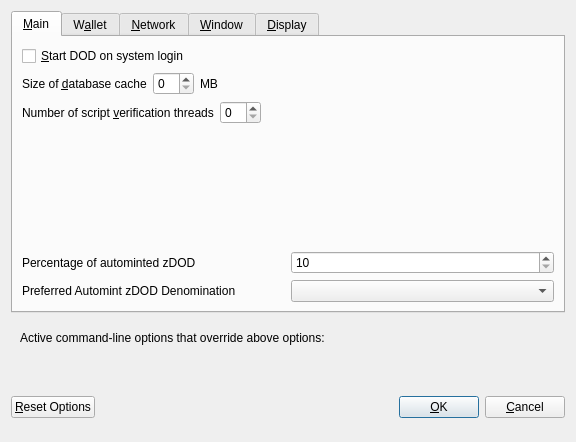
<?xml version="1.0" encoding="UTF-8"?>
<ui version="4.0">
 <class>OptionsDialog</class>
 <widget class="QDialog" name="OptionsDialog">
  <property name="geometry">
   <rect>
    <x>0</x>
    <y>0</y>
    <width>576</width>
    <height>442</height>
   </rect>
  </property>
  <property name="windowTitle">
   <string>Options</string>
  </property>
  <property name="modal">
   <bool>true</bool>
  </property>
  <layout class="QVBoxLayout" name="verticalLayout">
   <item>
    <widget class="QTabWidget" name="tabWidget">
     <property name="currentIndex">
      <number>0</number>
     </property>
     <widget class="QWidget" name="tabMain">
      <attribute name="title">
       <string>&amp;Main</string>
      </attribute>
      <layout class="QVBoxLayout" name="verticalLayout_Main">
       <item>
        <widget class="QCheckBox" name="bitcoinAtStartup">
         <property name="toolTip">
          <string>Automatically start DOD after logging in to the system.</string>
         </property>
         <property name="text">
          <string>&amp;Start DOD on system login</string>
         </property>
        </widget>
       </item>
       <item>
        <layout class="QHBoxLayout" name="horizontalLayout_2_Main">
         <item>
          <widget class="QLabel" name="databaseCacheLabel">
           <property name="text">
            <string>Size of &amp;database cache</string>
           </property>
           <property name="textFormat">
            <enum>Qt::PlainText</enum>
           </property>
           <property name="buddy">
            <cstring>databaseCache</cstring>
           </property>
          </widget>
         </item>
         <item>
          <widget class="QSpinBox" name="databaseCache"/>
         </item>
         <item>
          <widget class="QLabel" name="databaseCacheUnitLabel">
           <property name="text">
            <string>MB</string>
           </property>
           <property name="textFormat">
            <enum>Qt::PlainText</enum>
           </property>
          </widget>
         </item>
         <item>
          <spacer name="horizontalSpacer_2_Main">
           <property name="orientation">
            <enum>Qt::Horizontal</enum>
           </property>
           <property name="sizeHint" stdset="0">
            <size>
             <width>40</width>
             <height>20</height>
            </size>
           </property>
          </spacer>
         </item>
        </layout>
       </item>
       <item>
        <layout class="QHBoxLayout" name="horizontalLayout_3_Main">
         <item>
          <widget class="QLabel" name="threadsScriptVerifLabel">
           <property name="text">
            <string>Number of script &amp;verification threads</string>
           </property>
           <property name="textFormat">
            <enum>Qt::PlainText</enum>
           </property>
           <property name="buddy">
            <cstring>threadsScriptVerif</cstring>
           </property>
          </widget>
         </item>
         <item>
          <widget class="QSpinBox" name="threadsScriptVerif">
           <property name="toolTip">
            <string>(0 = auto, &lt;0 = leave that many cores free)</string>
           </property>
          </widget>
         </item>
         <item>
          <spacer name="horizontalSpacer_3_Main">
           <property name="orientation">
            <enum>Qt::Horizontal</enum>
           </property>
           <property name="sizeHint" stdset="0">
            <size>
             <width>40</width>
             <height>20</height>
            </size>
           </property>
          </spacer>
         </item>
        </layout>
       </item>
       <item>
        <spacer name="verticalSpacer_2">
         <property name="orientation">
          <enum>Qt::Vertical</enum>
         </property>
         <property name="sizeHint" stdset="0">
          <size>
           <width>20</width>
           <height>40</height>
          </size>
         </property>
        </spacer>
       </item>
       <item>
        <layout class="QHBoxLayout" name="horizontalLayout_3">
         <item>
          <widget class="QLabel" name="percentage_label">
           <property name="toolTip">
            <string>Percentage of incoming DOD which get automatically converted to zDOD via Zerocoin Protocol (min: 10%)</string>
           </property>
           <property name="text">
            <string>Percentage of autominted zDOD</string>
           </property>
          </widget>
         </item>
         <item>
          <widget class="QSpinBox" name="zeromintPercentage">
           <property name="minimum">
            <number>10</number>
           </property>
           <property name="maximum">
            <number>100</number>
           </property>
          </widget>
         </item>
        </layout>
       </item>
       <item>
        <layout class="QHBoxLayout" name="horizontalLayout" stretch="0,0">
         <property name="sizeConstraint">
          <enum>QLayout::SetFixedSize</enum>
         </property>
         <item>
          <widget class="QLabel" name="labelPreferredDenom">
           <property name="maximumSize">
            <size>
             <width>16777215</width>
             <height>16777215</height>
            </size>
           </property>
           <property name="toolTip">
            <string>Wait with automatic conversion to Zerocoin until enough DOD for this denomination is available</string>
           </property>
           <property name="text">
            <string>Preferred Automint zDOD Denomination</string>
           </property>
          </widget>
         </item>
         <item>
          <widget class="QComboBox" name="preferredDenom">
           <property name="maximumSize">
            <size>
             <width>16777215</width>
             <height>27</height>
            </size>
           </property>
           <property name="toolTip">
            <string>Wait with automatic conversion to Zerocoin until enough DOD for this denomination is available</string>
           </property>
           <property name="maxVisibleItems">
            <number>9</number>
           </property>
           <property name="maxCount">
            <number>9</number>
           </property>
          </widget>
         </item>
        </layout>
       </item>
      </layout>
     </widget>
     <widget class="QWidget" name="tabWallet">
      <attribute name="title">
       <string>W&amp;allet</string>
      </attribute>
      <layout class="QVBoxLayout" name="verticalLayout_Wallet">
       <item>
        <widget class="QGroupBox" name="groupBox">
         <property name="title">
          <string>Expert</string>
         </property>
         <layout class="QVBoxLayout" name="verticalLayout_2">
          <item>
           <widget class="QCheckBox" name="coinControlFeatures">
            <property name="toolTip">
             <string>Whether to show coin control features or not.</string>
            </property>
            <property name="text">
             <string>Enable coin &amp;control features</string>
            </property>
           </widget>
          </item>
          <item>
           <widget class="QCheckBox" name="showMasternodesTab">
            <property name="toolTip">
             <string>Show additional tab listing all your masternodes in first sub-tab&lt;br/&gt;and all masternodes on the network in second sub-tab.</string>
            </property>
            <property name="text">
             <string>Show Masternodes Tab</string>
            </property>
           </widget>
          </item>
          <item>
           <widget class="QCheckBox" name="spendZeroConfChange">
            <property name="toolTip">
             <string>If you disable the spending of unconfirmed change, the change from a transaction&lt;br/&gt;cannot be used until that transaction has at least one confirmation.&lt;br/&gt;This also affects how your balance is computed.</string>
            </property>
            <property name="text">
             <string>&amp;Spend unconfirmed change</string>
            </property>
           </widget>
          </item>
         </layout>
        </widget>
       </item>
       <item>
        <spacer name="verticalSpacer_Wallet">
         <property name="orientation">
          <enum>Qt::Vertical</enum>
         </property>
         <property name="sizeHint" stdset="0">
          <size>
           <width>20</width>
           <height>40</height>
          </size>
         </property>
        </spacer>
       </item>
      </layout>
     </widget>
     <widget class="QWidget" name="tabNetwork">
      <attribute name="title">
       <string>&amp;Network</string>
      </attribute>
      <layout class="QVBoxLayout" name="verticalLayout_Network">
       <item>
        <widget class="QCheckBox" name="mapPortUpnp">
         <property name="toolTip">
          <string>Automatically open the DOD client port on the router. This only works when your router supports UPnP and it is enabled.</string>
         </property>
         <property name="text">
          <string>Map port using &amp;UPnP</string>
         </property>
        </widget>
       </item>
       <item>
        <widget class="QCheckBox" name="allowIncoming">
         <property name="toolTip">
          <string>Accept connections from outside</string>
         </property>
         <property name="text">
          <string>Allow incoming connections</string>
         </property>
        </widget>
       </item>
       <item>
        <widget class="QCheckBox" name="connectSocks">
         <property name="toolTip">
          <string>Connect to the DOD network through a SOCKS5 proxy.</string>
         </property>
         <property name="text">
          <string>&amp;Connect through SOCKS5 proxy (default proxy):</string>
         </property>
        </widget>
       </item>
       <item>
        <layout class="QHBoxLayout" name="horizontalLayout_1_Network">
         <item>
          <widget class="QLabel" name="proxyIpLabel">
           <property name="text">
            <string>Proxy &amp;IP:</string>
           </property>
           <property name="textFormat">
            <enum>Qt::PlainText</enum>
           </property>
           <property name="buddy">
            <cstring>proxyIp</cstring>
           </property>
          </widget>
         </item>
         <item>
          <widget class="QValidatedLineEdit" name="proxyIp">
           <property name="minimumSize">
            <size>
             <width>140</width>
             <height>0</height>
            </size>
           </property>
           <property name="maximumSize">
            <size>
             <width>140</width>
             <height>16777215</height>
            </size>
           </property>
           <property name="toolTip">
            <string>IP address of the proxy (e.g. IPv4: 127.0.0.1 / IPv6: ::1)</string>
           </property>
          </widget>
         </item>
         <item>
          <widget class="QLabel" name="proxyPortLabel">
           <property name="text">
            <string>&amp;Port:</string>
           </property>
           <property name="textFormat">
            <enum>Qt::PlainText</enum>
           </property>
           <property name="buddy">
            <cstring>proxyPort</cstring>
           </property>
          </widget>
         </item>
         <item>
          <widget class="QLineEdit" name="proxyPort">
           <property name="minimumSize">
            <size>
             <width>55</width>
             <height>0</height>
            </size>
           </property>
           <property name="maximumSize">
            <size>
             <width>55</width>
             <height>16777215</height>
            </size>
           </property>
           <property name="toolTip">
            <string>Port of the proxy (e.g. 9050)</string>
           </property>
          </widget>
         </item>
         <item>
          <spacer name="horizontalSpacer_1_Network">
           <property name="orientation">
            <enum>Qt::Horizontal</enum>
           </property>
           <property name="sizeHint" stdset="0">
            <size>
             <width>40</width>
             <height>20</height>
            </size>
           </property>
          </spacer>
         </item>
        </layout>
       </item>
       <item>
        <spacer name="verticalSpacer_Network">
         <property name="orientation">
          <enum>Qt::Vertical</enum>
         </property>
         <property name="sizeHint" stdset="0">
          <size>
           <width>20</width>
           <height>40</height>
          </size>
         </property>
        </spacer>
       </item>
      </layout>
     </widget>
     <widget class="QWidget" name="tabWindow">
      <attribute name="title">
       <string>&amp;Window</string>
      </attribute>
      <layout class="QVBoxLayout" name="verticalLayout_Window">
       <item>
        <widget class="QCheckBox" name="minimizeToTray">
         <property name="toolTip">
          <string>Show only a tray icon after minimizing the window.</string>
         </property>
         <property name="text">
          <string>&amp;Minimize to the tray instead of the taskbar</string>
         </property>
        </widget>
       </item>
       <item>
        <widget class="QCheckBox" name="minimizeOnClose">
         <property name="toolTip">
          <string>Minimize instead of exit the application when the window is closed. When this option is enabled, the application will be closed only after selecting Quit in the menu.</string>
         </property>
         <property name="text">
          <string>M&amp;inimize on close</string>
         </property>
        </widget>
       </item>
       <item>
        <spacer name="verticalSpacer_Window">
         <property name="orientation">
          <enum>Qt::Vertical</enum>
         </property>
         <property name="sizeHint" stdset="0">
          <size>
           <width>20</width>
           <height>40</height>
          </size>
         </property>
        </spacer>
       </item>
      </layout>
     </widget>
     <widget class="QWidget" name="tabDisplay">
      <attribute name="title">
       <string>&amp;Display</string>
      </attribute>
      <layout class="QVBoxLayout" name="verticalLayout_Display">
       <item>
        <layout class="QHBoxLayout" name="horizontalLayout_1_Display">
         <item>
          <widget class="QLabel" name="langLabel">
           <property name="text">
            <string>User Interface &amp;language:</string>
           </property>
           <property name="textFormat">
            <enum>Qt::PlainText</enum>
           </property>
           <property name="buddy">
            <cstring>lang</cstring>
           </property>
          </widget>
         </item>
         <item>
          <widget class="QValueComboBox" name="lang">
           <property name="toolTip">
            <string>The user interface language can be set here. This setting will take effect after restarting DOD.</string>
           </property>
          </widget>
         </item>
        </layout>
       </item>
       <item>
        <widget class="QLabel" name="label_3">
         <property name="toolTip">
          <string notr="true"/>
         </property>
         <property name="statusTip">
          <string notr="true"/>
         </property>
         <property name="whatsThis">
          <string notr="true"/>
         </property>
         <property name="accessibleName">
          <string notr="true"/>
         </property>
         <property name="text">
          <string>Language missing or translation incomplete? Help contributing translations here:
https://www.transifex.com/smrtc-project/smrtc-project-translations</string>
         </property>
         <property name="wordWrap">
          <bool>true</bool>
         </property>
         <property name="openExternalLinks">
          <bool>true</bool>
         </property>
         <property name="textInteractionFlags">
          <set>Qt::TextBrowserInteraction</set>
         </property>
        </widget>
       </item>
       <item>
        <layout class="QHBoxLayout" name="horizontalLayout_4_Display" stretch="0,0">
         <item>
          <widget class="QLabel" name="themeLabel">
           <property name="text">
            <string>User Interface Theme:</string>
           </property>
          </widget>
         </item>
         <item>
          <widget class="QValueComboBox" name="theme"/>
         </item>
        </layout>
       </item>
       <item>
        <widget class="Line" name="line">
         <property name="orientation">
          <enum>Qt::Horizontal</enum>
         </property>
        </widget>
       </item>
       <item>
        <layout class="QHBoxLayout" name="horizontalLayout_2_Display">
         <item>
          <widget class="QLabel" name="unitLabel">
           <property name="text">
            <string>&amp;Unit to show amounts in:</string>
           </property>
           <property name="textFormat">
            <enum>Qt::PlainText</enum>
           </property>
           <property name="buddy">
            <cstring>unit</cstring>
           </property>
          </widget>
         </item>
         <item>
          <widget class="QValueComboBox" name="unit">
           <property name="toolTip">
            <string>Choose the default subdivision unit to show in the interface and when sending coins.</string>
           </property>
          </widget>
         </item>
        </layout>
       </item>
       <item>
        <layout class="QHBoxLayout" name="horizontalLayout_5_Display">
         <item>
          <widget class="QLabel" name="digitsLabel">
           <property name="text">
            <string>Decimal digits</string>
           </property>
          </widget>
         </item>
         <item>
          <widget class="QValueComboBox" name="digits"/>
         </item>
        </layout>
       </item>
       <item>
        <layout class="QHBoxLayout" name="horizontalLayout_3_Display">
         <item>
          <widget class="QLabel" name="thirdPartyTxUrlsLabel">
           <property name="toolTip">
            <string>Third party URLs (e.g. a block explorer) that appear in the transactions tab as context menu items. %s in the URL is replaced by transaction hash. Multiple URLs are separated by vertical bar |.</string>
           </property>
           <property name="text">
            <string>Third party transaction URLs</string>
           </property>
           <property name="buddy">
            <cstring>thirdPartyTxUrls</cstring>
           </property>
          </widget>
         </item>
         <item>
          <widget class="QLineEdit" name="thirdPartyTxUrls">
           <property name="toolTip">
            <string>Third party URLs (e.g. a block explorer) that appear in the transactions tab as context menu items. %s in the URL is replaced by transaction hash. Multiple URLs are separated by vertical bar |.</string>
           </property>
          </widget>
         </item>
        </layout>
       </item>
       <item>
        <spacer name="verticalSpacer">
         <property name="orientation">
          <enum>Qt::Vertical</enum>
         </property>
         <property name="sizeHint" stdset="0">
          <size>
           <width>20</width>
           <height>40</height>
          </size>
         </property>
        </spacer>
       </item>
      </layout>
     </widget>
    </widget>
   </item>
   <item>
    <widget class="QFrame" name="frame">
     <layout class="QVBoxLayout" name="verticalLayout_Bottom">
      <item>
       <layout class="QHBoxLayout" name="horizontalLayout_Bottom">
        <item>
         <widget class="QLabel" name="overriddenByCommandLineInfoLabel">
          <property name="text">
           <string>Active command-line options that override above options:</string>
          </property>
          <property name="textFormat">
           <enum>Qt::PlainText</enum>
          </property>
         </widget>
        </item>
        <item>
         <spacer name="horizontalSpacer_Bottom">
          <property name="orientation">
           <enum>Qt::Horizontal</enum>
          </property>
          <property name="sizeHint" stdset="0">
           <size>
            <width>40</width>
            <height>20</height>
           </size>
          </property>
         </spacer>
        </item>
       </layout>
      </item>
      <item>
       <widget class="QLabel" name="overriddenByCommandLineLabel">
        <property name="text">
         <string/>
        </property>
        <property name="textFormat">
         <enum>Qt::PlainText</enum>
        </property>
        <property name="wordWrap">
         <bool>true</bool>
        </property>
       </widget>
      </item>
     </layout>
    </widget>
   </item>
   <item>
    <layout class="QHBoxLayout" name="horizontalLayout_Buttons">
     <item>
      <widget class="QPushButton" name="resetButton">
       <property name="toolTip">
        <string>Reset all client options to default.</string>
       </property>
       <property name="text">
        <string>&amp;Reset Options</string>
       </property>
       <property name="autoDefault">
        <bool>false</bool>
       </property>
      </widget>
     </item>
     <item>
      <spacer name="horizontalSpacer_1">
       <property name="orientation">
        <enum>Qt::Horizontal</enum>
       </property>
       <property name="sizeHint" stdset="0">
        <size>
         <width>40</width>
         <height>48</height>
        </size>
       </property>
      </spacer>
     </item>
     <item>
      <widget class="QLabel" name="statusLabel">
       <property name="minimumSize">
        <size>
         <width>200</width>
         <height>0</height>
        </size>
       </property>
       <property name="font">
        <font>
         <weight>75</weight>
         <bold>true</bold>
        </font>
       </property>
       <property name="text">
        <string/>
       </property>
       <property name="textFormat">
        <enum>Qt::PlainText</enum>
       </property>
       <property name="wordWrap">
        <bool>true</bool>
       </property>
      </widget>
     </item>
     <item>
      <spacer name="horizontalSpacer_2">
       <property name="orientation">
        <enum>Qt::Horizontal</enum>
       </property>
       <property name="sizeHint" stdset="0">
        <size>
         <width>40</width>
         <height>48</height>
        </size>
       </property>
      </spacer>
     </item>
     <item>
      <widget class="QPushButton" name="okButton">
       <property name="text">
        <string>&amp;OK</string>
       </property>
       <property name="autoDefault">
        <bool>false</bool>
       </property>
       <property name="default">
        <bool>true</bool>
       </property>
      </widget>
     </item>
     <item>
      <widget class="QPushButton" name="cancelButton">
       <property name="text">
        <string>&amp;Cancel</string>
       </property>
       <property name="autoDefault">
        <bool>false</bool>
       </property>
      </widget>
     </item>
    </layout>
   </item>
  </layout>
 </widget>
 <customwidgets>
  <customwidget>
   <class>QValidatedLineEdit</class>
   <extends>QLineEdit</extends>
   <header>qvalidatedlineedit.h</header>
  </customwidget>
  <customwidget>
   <class>QValueComboBox</class>
   <extends>QComboBox</extends>
   <header>qvaluecombobox.h</header>
  </customwidget>
 </customwidgets>
 <resources/>
 <connections/>
</ui>
